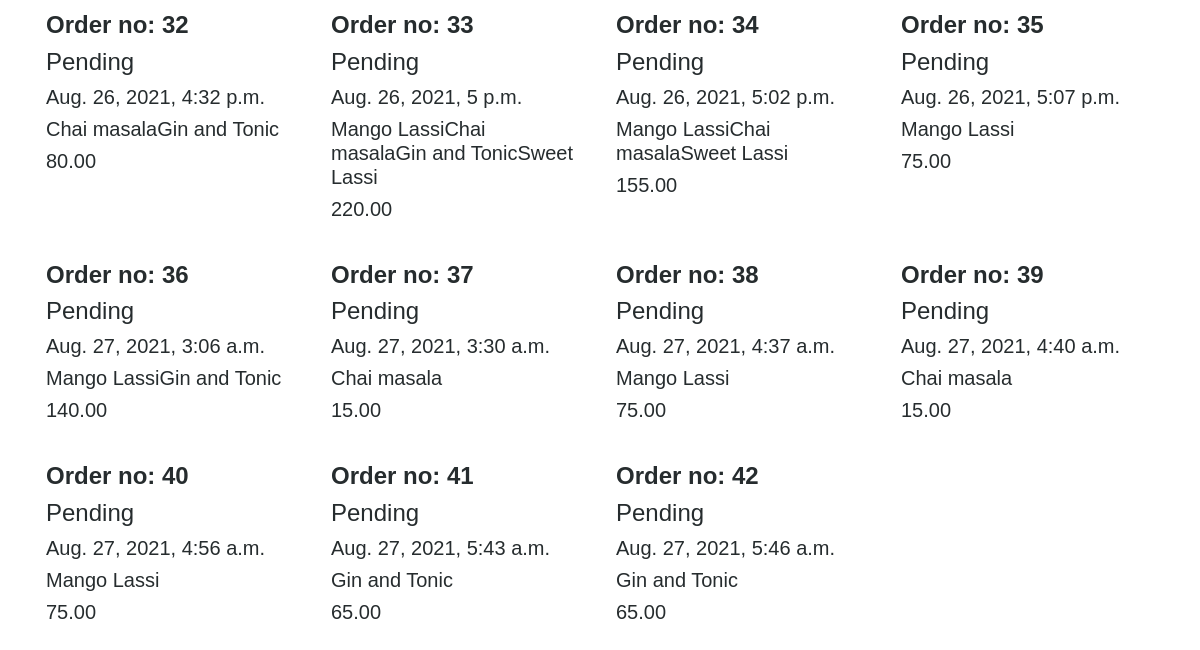
/interface/history/ (signed in, lower part), run on an earlier commit of the app's database.
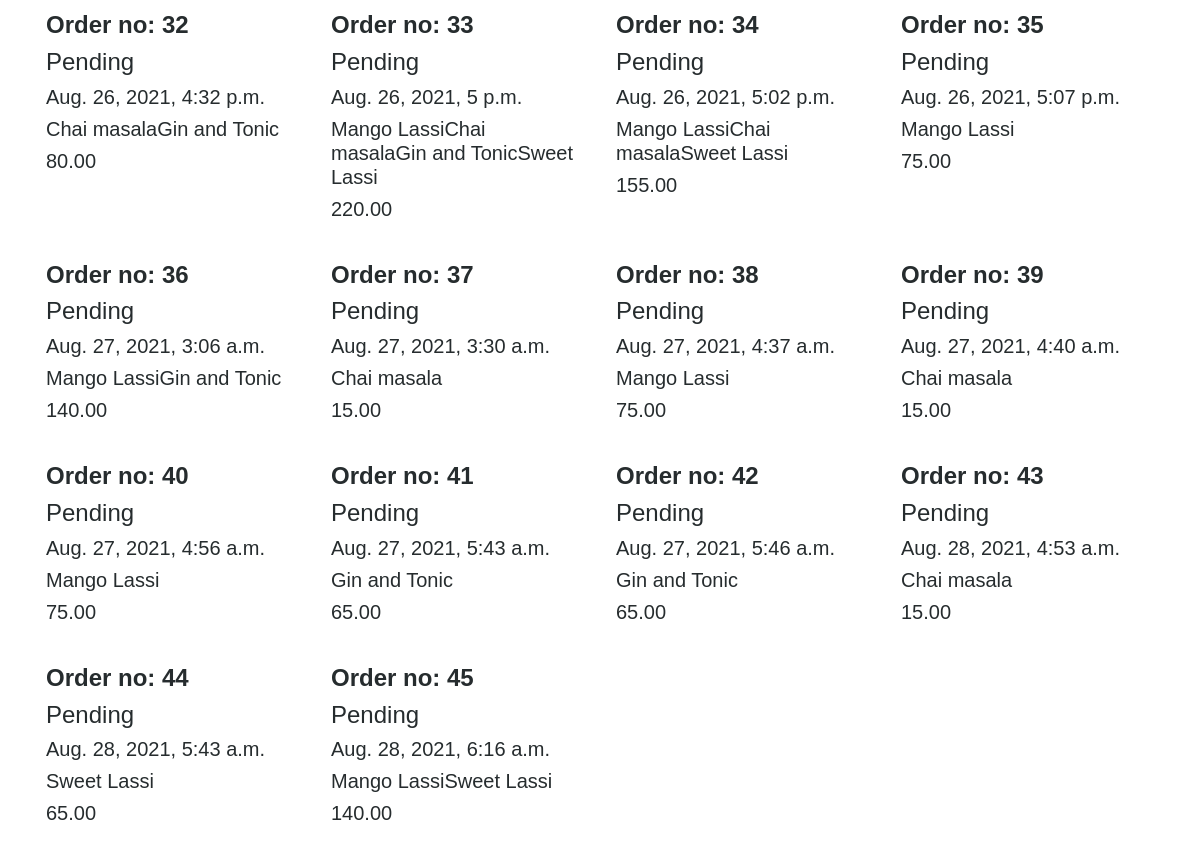
And on a later commit of the database.
### interface/models.py (models this page shows, shortened)
class OrderModel(models.Model):
    created_on = models.DateTimeField(auto_now_add=True)
    price = models.DecimalField(max_digits=7, decimal_places=2)
    items = models.ManyToManyField('MenuItem', related_name='order', blank=True)
    comment = models.TextField(blank=True)
    name = models.CharField(max_length=50, blank=True)
    email = models.EmailField(max_length=50, blank=True)
    is_paid = models.BooleanField(default=False)
    is_cancelled = models.BooleanField(default=False)
    is_confirm = models.BooleanField(default=False)
    items_name = models.TextField(blank=True)

### interface/views.py (the view)
# urls.py: path('history/', views.History.as_view(), name='history'),
@method_decorator(student_required, name='dispatch')
class History(LoginRequiredMixin, View):
    def get(self, request, *args, **kwargs):
        myorders = OrderModel.objects.filter(name = request.user.username)
        context = {
            'myorders': myorders,
        }
        return render(request, 'interface/history.html', context)

### interface/templates/interface/history.html (shortened to what this page needs)
{% extends 'base.html' %}
{% block content %}
<div class="container mb-5">
<div class="row">
    {% for e in myorders %}
    <div class="div col-lg-3 col-sm-12 p-3 historycards " >
      <h4 style="font-weight: 700;">Order no: {{e.pk}}</h4>
      {% if e.is_confirm %}
      <h4>Order Confirmed</h4>
      {% elif e.is_cancelled %}
      <h4>Cancelled</h4>
      {% else %}
      <h4>Pending</h4>
      {% endif %}
        <h5 >{{e.created_on}}</h5>
      <h5>{{e.items_name}}</h5>
      <h5>{{e.price}}</h5>
    </div>
    {%endfor%}
  </div>
</div>
{% endblock content %}

What changed in the data, as far as the page shows it:
added OrderModel: pk "43", is_confirm "Pending", created_on "Aug. 28, 2021, 4:53 a.m.", items_name "Chai masala", price "15.00"
added OrderModel: pk "44", is_confirm "Pending", created_on "Aug. 28, 2021, 5:43 a.m.", items_name "Sweet Lassi", price "65.00"
added OrderModel: pk "45", is_confirm "Pending", created_on "Aug. 28, 2021, 6:16 a.m.", items_name "Mango LassiSweet Lassi", price "140.00"
